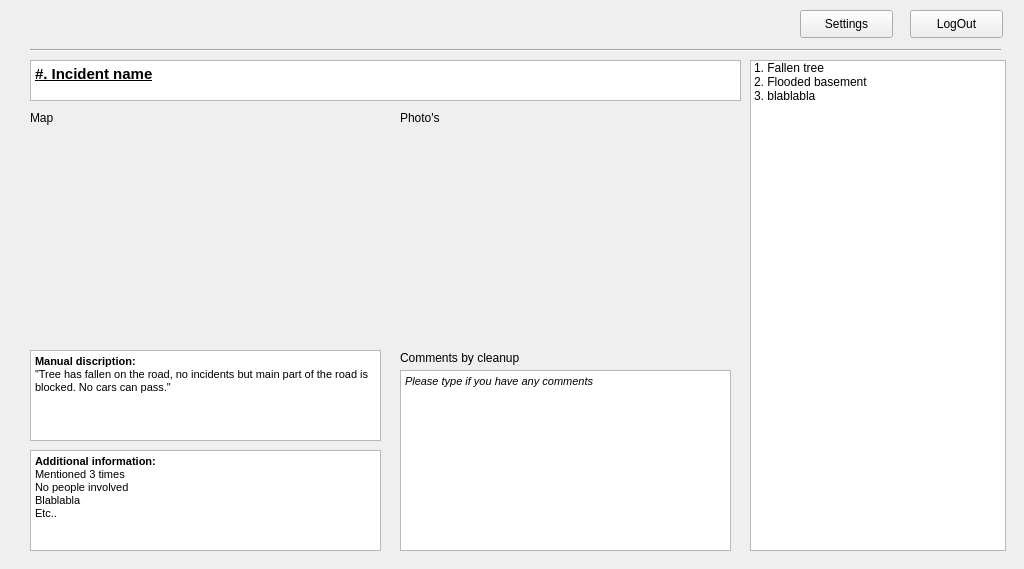
<?xml version="1.0" encoding="UTF-8"?>
<ui version="4.0">
 <class>Form</class>
 <widget class="QWidget" name="Form">
  <property name="geometry">
   <rect>
    <x>0</x>
    <y>0</y>
    <width>1024</width>
    <height>569</height>
   </rect>
  </property>
  <property name="mouseTracking">
   <bool>false</bool>
  </property>
  <property name="windowTitle">
   <string>StormClean</string>
  </property>
  <property name="windowIcon">
   <iconset>
    <normaloff>../../../SA Geomatics/Wordpress/10359163_767986399899622_9119853817198776438_n.png</normaloff>../../../SA Geomatics/Wordpress/10359163_767986399899622_9119853817198776438_n.png</iconset>
  </property>
  <property name="autoFillBackground">
   <bool>false</bool>
  </property>
  <widget class="QListWidget" name="listWidget">
   <property name="geometry">
    <rect>
     <x>750</x>
     <y>60</y>
     <width>256</width>
     <height>491</height>
    </rect>
   </property>
   <item>
    <property name="text">
     <string>1. Fallen tree</string>
    </property>
   </item>
   <item>
    <property name="text">
     <string>2. Flooded basement</string>
    </property>
   </item>
   <item>
    <property name="text">
     <string>3. blablabla</string>
    </property>
   </item>
  </widget>
  <widget class="QPushButton" name="LogOut">
   <property name="geometry">
    <rect>
     <x>910</x>
     <y>10</y>
     <width>93</width>
     <height>28</height>
    </rect>
   </property>
   <property name="text">
    <string>LogOut</string>
   </property>
  </widget>
  <widget class="QPushButton" name="Settings">
   <property name="geometry">
    <rect>
     <x>800</x>
     <y>10</y>
     <width>93</width>
     <height>28</height>
    </rect>
   </property>
   <property name="text">
    <string>Settings</string>
   </property>
  </widget>
  <widget class="Line" name="line">
   <property name="geometry">
    <rect>
     <x>30</x>
     <y>40</y>
     <width>971</width>
     <height>21</height>
    </rect>
   </property>
   <property name="orientation">
    <enum>Qt::Horizontal</enum>
   </property>
  </widget>
  <widget class="QLabel" name="label">
   <property name="geometry">
    <rect>
     <x>30</x>
     <y>110</y>
     <width>53</width>
     <height>16</height>
    </rect>
   </property>
   <property name="text">
    <string>Map</string>
   </property>
  </widget>
  <widget class="QLabel" name="label_2">
   <property name="geometry">
    <rect>
     <x>400</x>
     <y>110</y>
     <width>53</width>
     <height>16</height>
    </rect>
   </property>
   <property name="text">
    <string>Photo's</string>
   </property>
  </widget>
  <widget class="QLabel" name="label_3">
   <property name="geometry">
    <rect>
     <x>30</x>
     <y>130</y>
     <width>351</width>
     <height>211</height>
    </rect>
   </property>
   <property name="text">
    <string/>
   </property>
   <property name="pixmap">
    <pixmap>Kaart-locatiemap.jpg</pixmap>
   </property>
  </widget>
  <widget class="QLabel" name="label_4">
   <property name="geometry">
    <rect>
     <x>400</x>
     <y>120</y>
     <width>221</width>
     <height>251</height>
    </rect>
   </property>
   <property name="text">
    <string/>
   </property>
   <property name="pixmap">
    <pixmap>download (1).jpg</pixmap>
   </property>
  </widget>
  <widget class="QLabel" name="label_5">
   <property name="geometry">
    <rect>
     <x>630</x>
     <y>170</y>
     <width>101</width>
     <height>81</height>
    </rect>
   </property>
   <property name="text">
    <string/>
   </property>
   <property name="pixmap">
    <pixmap>download (2).jpg</pixmap>
   </property>
  </widget>
  <widget class="QLabel" name="label_6">
   <property name="geometry">
    <rect>
     <x>630</x>
     <y>260</y>
     <width>101</width>
     <height>81</height>
    </rect>
   </property>
   <property name="text">
    <string/>
   </property>
   <property name="pixmap">
    <pixmap>download.jpg</pixmap>
   </property>
  </widget>
  <widget class="QTextBrowser" name="textBrowser">
   <property name="geometry">
    <rect>
     <x>30</x>
     <y>60</y>
     <width>711</width>
     <height>41</height>
    </rect>
   </property>
   <property name="html">
    <string>&lt;!DOCTYPE HTML PUBLIC &quot;-//W3C//DTD HTML 4.0//EN&quot; &quot;http://www.w3.org/TR/REC-html40/strict.dtd&quot;&gt;
&lt;html&gt;&lt;head&gt;&lt;meta name=&quot;qrichtext&quot; content=&quot;1&quot; /&gt;&lt;style type=&quot;text/css&quot;&gt;
p, li { white-space: pre-wrap; }
&lt;/style&gt;&lt;/head&gt;&lt;body style=&quot; font-family:'MS Shell Dlg 2'; font-size:8.25pt; font-weight:400; font-style:normal;&quot;&gt;
&lt;p style=&quot; margin-top:0px; margin-bottom:0px; margin-left:0px; margin-right:0px; -qt-block-indent:0; text-indent:0px;&quot;&gt;&lt;span style=&quot; font-size:11pt; font-weight:600; text-decoration: underline;&quot;&gt;#. Incident name&lt;/span&gt;&lt;/p&gt;&lt;/body&gt;&lt;/html&gt;</string>
   </property>
  </widget>
  <widget class="QTextBrowser" name="textBrowser_2">
   <property name="geometry">
    <rect>
     <x>30</x>
     <y>350</y>
     <width>351</width>
     <height>91</height>
    </rect>
   </property>
   <property name="html">
    <string>&lt;!DOCTYPE HTML PUBLIC &quot;-//W3C//DTD HTML 4.0//EN&quot; &quot;http://www.w3.org/TR/REC-html40/strict.dtd&quot;&gt;
&lt;html&gt;&lt;head&gt;&lt;meta name=&quot;qrichtext&quot; content=&quot;1&quot; /&gt;&lt;style type=&quot;text/css&quot;&gt;
p, li { white-space: pre-wrap; }
&lt;/style&gt;&lt;/head&gt;&lt;body style=&quot; font-family:'MS Shell Dlg 2'; font-size:8.25pt; font-weight:400; font-style:normal;&quot;&gt;
&lt;p style=&quot; margin-top:0px; margin-bottom:0px; margin-left:0px; margin-right:0px; -qt-block-indent:0; text-indent:0px;&quot;&gt;&lt;span style=&quot; font-size:8pt; font-weight:600;&quot;&gt;Manual discription:&lt;/span&gt;&lt;/p&gt;
&lt;p style=&quot; margin-top:0px; margin-bottom:0px; margin-left:0px; margin-right:0px; -qt-block-indent:0; text-indent:0px;&quot;&gt;&lt;span style=&quot; font-size:8pt;&quot;&gt;&amp;quot;Tree has fallen on the road, no incidents but main part of the road is blocked. No cars can pass.&amp;quot;&lt;/span&gt;&lt;/p&gt;&lt;/body&gt;&lt;/html&gt;</string>
   </property>
  </widget>
  <widget class="QTextBrowser" name="textBrowser_3">
   <property name="geometry">
    <rect>
     <x>30</x>
     <y>450</y>
     <width>351</width>
     <height>101</height>
    </rect>
   </property>
   <property name="html">
    <string>&lt;!DOCTYPE HTML PUBLIC &quot;-//W3C//DTD HTML 4.0//EN&quot; &quot;http://www.w3.org/TR/REC-html40/strict.dtd&quot;&gt;
&lt;html&gt;&lt;head&gt;&lt;meta name=&quot;qrichtext&quot; content=&quot;1&quot; /&gt;&lt;style type=&quot;text/css&quot;&gt;
p, li { white-space: pre-wrap; }
&lt;/style&gt;&lt;/head&gt;&lt;body style=&quot; font-family:'MS Shell Dlg 2'; font-size:8.25pt; font-weight:400; font-style:normal;&quot;&gt;
&lt;p style=&quot; margin-top:0px; margin-bottom:0px; margin-left:0px; margin-right:0px; -qt-block-indent:0; text-indent:0px;&quot;&gt;&lt;span style=&quot; font-size:8pt; font-weight:600;&quot;&gt;Additional information:&lt;/span&gt;&lt;/p&gt;
&lt;p style=&quot; margin-top:0px; margin-bottom:0px; margin-left:0px; margin-right:0px; -qt-block-indent:0; text-indent:0px;&quot;&gt;&lt;span style=&quot; font-size:8pt;&quot;&gt;Mentioned 3 times&lt;/span&gt;&lt;/p&gt;
&lt;p style=&quot; margin-top:0px; margin-bottom:0px; margin-left:0px; margin-right:0px; -qt-block-indent:0; text-indent:0px;&quot;&gt;&lt;span style=&quot; font-size:8pt;&quot;&gt;No people involved&lt;/span&gt;&lt;/p&gt;
&lt;p style=&quot; margin-top:0px; margin-bottom:0px; margin-left:0px; margin-right:0px; -qt-block-indent:0; text-indent:0px;&quot;&gt;&lt;span style=&quot; font-size:8pt;&quot;&gt;Blablabla&lt;/span&gt;&lt;/p&gt;
&lt;p style=&quot; margin-top:0px; margin-bottom:0px; margin-left:0px; margin-right:0px; -qt-block-indent:0; text-indent:0px;&quot;&gt;&lt;span style=&quot; font-size:8pt;&quot;&gt;Etc..&lt;/span&gt;&lt;/p&gt;&lt;/body&gt;&lt;/html&gt;</string>
   </property>
  </widget>
  <widget class="QTextEdit" name="textEdit">
   <property name="geometry">
    <rect>
     <x>400</x>
     <y>370</y>
     <width>331</width>
     <height>181</height>
    </rect>
   </property>
   <property name="html">
    <string>&lt;!DOCTYPE HTML PUBLIC &quot;-//W3C//DTD HTML 4.0//EN&quot; &quot;http://www.w3.org/TR/REC-html40/strict.dtd&quot;&gt;
&lt;html&gt;&lt;head&gt;&lt;meta name=&quot;qrichtext&quot; content=&quot;1&quot; /&gt;&lt;style type=&quot;text/css&quot;&gt;
p, li { white-space: pre-wrap; }
&lt;/style&gt;&lt;/head&gt;&lt;body style=&quot; font-family:'MS Shell Dlg 2'; font-size:8.25pt; font-weight:400; font-style:normal;&quot;&gt;
&lt;p style=&quot; margin-top:0px; margin-bottom:0px; margin-left:0px; margin-right:0px; -qt-block-indent:0; text-indent:0px;&quot;&gt;&lt;span style=&quot; font-size:8pt; font-style:italic;&quot;&gt;Please type if you have any comments&lt;/span&gt;&lt;/p&gt;&lt;/body&gt;&lt;/html&gt;</string>
   </property>
  </widget>
  <widget class="QLabel" name="label_7">
   <property name="geometry">
    <rect>
     <x>400</x>
     <y>350</y>
     <width>121</width>
     <height>16</height>
    </rect>
   </property>
   <property name="text">
    <string>Comments by cleanup</string>
   </property>
  </widget>
 </widget>
 <resources/>
 <connections/>
</ui>
